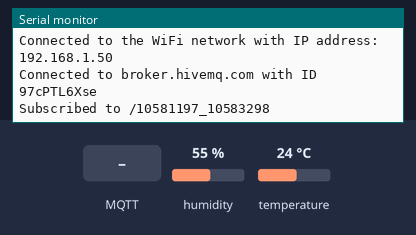
A sketch run on a simulated ESP32. Parts: the last lines printed to the serial monitor. Inputs (shaded band) come from the test bench; at power-on: humidity 55 %, temperature 24 °C. WiFi joins after 1.5 s; servers stay silent unless stated; the local clock reads 2024-03-15 10:24:30 at power-on unless the sketch sets it; random numbers use the default seed unless the sketch sets one; no MQTT or app messages arrive unless stated.

Above: at 5.2 s.
5.3 s: MQTT message "1" arrives on the first subscribed topic
At 6.5 s:
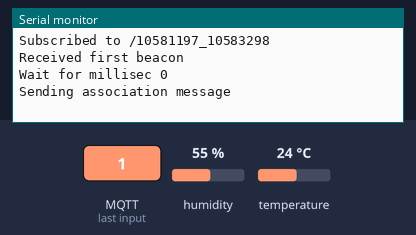
6.8 s: MQTT message "on" arrives on the first subscribed topic
At 8.0 s:
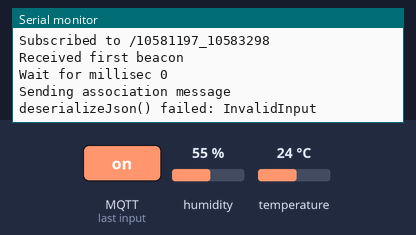

The sketch:

sketch.ino
```cpp
// Importing all the needed libraries
#include <PubSubClient.h>
#include <WiFi.h>
#include "DHTesp.h"
#include <string>
#include <ArduinoJson.h>
#include <random>
#include <chrono>


#define DHT_PIN 15
#define MQTT_SERVER "broker.hivemq.com"
#define MQTT_PORT 1883
#define MQTT_TOPIC "/10581197_10583298"
#define MQTT_ID_LENGTH 10
#define PANC_id "PANC"

char mqtt_id[MQTT_ID_LENGTH];

char client_id[8];

StaticJsonDocument<1000> doc_in;
StaticJsonDocument<200> doc_out;
bool joined = 0;
bool joining = 0;

int my_slot;

float noisedHumidityValue;

DHTesp dht; // For the DHT sensor
WiFiClient espClient; // wifi client
PubSubClient mqtt_client(espClient); // mqtt client

StaticJsonDocument<200> doc;

unsigned long previousMillis = 0;
unsigned long interval = 30000;

time_t currentTimestamp;
time_t joinTimestamp;
time_t waitingTime = 20;

time_t samplingTime;

void setup() {

  Serial.begin(9600);

  //pin initialization
  dht.setup(DHT_PIN, DHTesp::DHT22);


  //WiFi setup
  WiFi.mode(WIFI_STA); // wifi mode as station
  WiFi.begin("Wokwi-GUEST", ""); // Specifying the SSID and password

  while (WiFi.status() != WL_CONNECTED) {
    delay(1000);
  }
  Serial.println();
  Serial.print("Connected to the WiFi network with IP address: ");
  Serial.println(WiFi.localIP());

  //Time for connection
  delay(2000);

  // Start MQTT connection
  int index = 0;
  // Generate a random string for the initial ID
  while(index < MQTT_ID_LENGTH){
    int asciiPos = random(48 , 122);
    if((asciiPos > 57 && asciiPos < 65) || (asciiPos > 90 && asciiPos < 97))
      continue;
    mqtt_id[index] = (char) asciiPos;
    index++;
  }

  //MQTT setup
  mqtt_client.setServer(MQTT_SERVER, MQTT_PORT);
  mqtt_client.setCallback(callback);
  mqtt_client.connect(mqtt_id);
  Serial.print("Connected to ");
  Serial.print(MQTT_SERVER);
  Serial.print(" with ID ");
  Serial.println(mqtt_id);
  mqtt_client.subscribe(MQTT_TOPIC);
  Serial.print("Subscribed to ");
  Serial.println(MQTT_TOPIC);

}


void callback(char* topic, byte* payload, unsigned int length) {

  // Try JSON parsing
  DeserializationError error = deserializeJson(doc_in, payload);

  // Test if parsing succeeds.
  if (error) {
    Serial.print(F("deserializeJson() failed: "));
    Serial.println(error.f_str());
    Serial.println();
    return;
  }

  // Fetch values
  int type = doc_in["type"];
  const char* dst = doc_in["dst"];


  if(type==-1){
    const char* conn_error = doc_in["error"];
    Serial.println(conn_error);
    mqtt_client.disconnect();
    WiFi.disconnect();
  }
  if(type == 0 && !joined && !joining){ //send association msg to join net
    Serial.println("Received first beacon");

    int interval = doc_in["frame"];

    doc_out["type"] = 1;
    doc_out["src"] = mqtt_id;
    doc_out["dst"] = PANC_id;
    doc_out["client_type"] = 0;
    char payload_out[64];
    serializeJson(doc_out, payload_out);
    Serial.print("Wait for millisec ");
    Serial.println(interval);
    delay(interval);
    Serial.println("Sending association message");
    Serial.println();
    bool pub = mqtt_client.publish(MQTT_TOPIC, payload_out);
    delay(1000);
    if(pub){
      time(&joinTimestamp);
      joining = 1;

    }
  }
  if(type == 0 && joined) {

    StaticJsonDocument<200> assignments;

    int frame = doc_in["frame"];
    int cap = doc_in["cap"];

    for(int i=0;i<sizeof(assignments);i++){
      if(!strcmp((const char*) assignments[i], client_id)){
        my_slot = i;
        break;
      }
    }

    int interval = frame + cap + my_slot*frame;

    doc_out["type"] = 3;
    doc_out["src"] = client_id;
    doc_out["dst"] = PANC_id;
    doc_out["data"] = noisedHumidityValue;
    doc_out["forwarded"] = 0;
    char payload_out[96];
    serializeJson(doc_out, payload_out);
    delay(interval);
    Serial.print("Sending data message with data ");
    Serial.print(noisedHumidityValue);
    Serial.print(" at second ");
    Serial.println(samplingTime);
    Serial.println();
    bool pub = mqtt_client.publish(MQTT_TOPIC, payload_out);
    delay(1000);

  }
  if(type == 0 && !joined && joining) { // To avoid getting stuck forever, waiting for an ACK
    time(&currentTimestamp);
    if(currentTimestamp - joinTimestamp > waitingTime) {
      Serial.println("Hurry up!");
      Serial.print("Threshold was ");
      Serial.print(waitingTime);
      Serial.print(" seconds and you are ");
      Serial.print(currentTimestamp - joinTimestamp);
      Serial.print(" seconds late!");
      joining = 0;
    }
  }
  if(type==2 && joining && !strcmp(dst, mqtt_id)){ //get ACK

    // Copy client_id assigned by PANC
    strcpy(client_id, doc_in["id"]);

    joined = 1;
    joining = 0;
    Serial.print("Joined as ");
    Serial.println(client_id);
    Serial.println();
  }

}


void loop() {

  unsigned long currentMillis = millis();
  // if WiFi is down, try reconnecting every CHECK_WIFI_TIME seconds
  if ((WiFi.status() != WL_CONNECTED) && (currentMillis - previousMillis >=interval)) {
    Serial.print(millis());
    Serial.println("Reconnecting to WiFi...");
    Serial.println();
    WiFi.disconnect();
    WiFi.reconnect();
    previousMillis = currentMillis;
  }

  // Read the DHT value
  TempAndHumidity data = dht.getTempAndHumidity();
  time(&samplingTime);
  // Add noise
  noisedHumidityValue = gaussianNoiseGenerator(data.humidity);

  mqtt_client.loop();
}

// To add noise to humidity and/or temperature values
float gaussianNoiseGenerator(float initialValue) {

  float noisedValue;

  unsigned seed = std::chrono::system_clock::now().time_since_epoch().count();

  // Define random generator with Gaussian distribution
  const float mean = 0.0;
  const float stddev = 15;
  std::default_random_engine generator (seed);
  std::normal_distribution<float> dist(mean, stddev);

  // Add gaussian noise
  noisedValue = initialValue + dist(generator);

  if(noisedValue < 0) {
    noisedValue = 0;
  }
  if(noisedValue > 100) {
    noisedValue = 100;
  }

  return noisedValue;

}
```

Measured:
- after the input at 5.3 s, the serial monitor: prints a new line at once (image 1)
- after the input at 6.8 s, the serial monitor: prints a new line at once (image 2)
